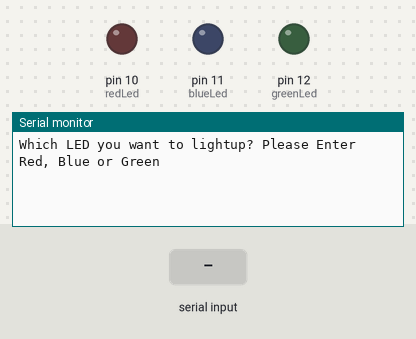
Bench run of a sketch on a simulated Arduino Uno, built with avr-gcc and run on an emulated ATmega328P. Shown: output pins drawn as LEDs (lit = HIGH), the last lines printed to the serial monitor. Inputs (shaded band) come from the test bench.

Above: at 1.2 s.
1.3 s: "1" received over Serial
At 2.7 s:
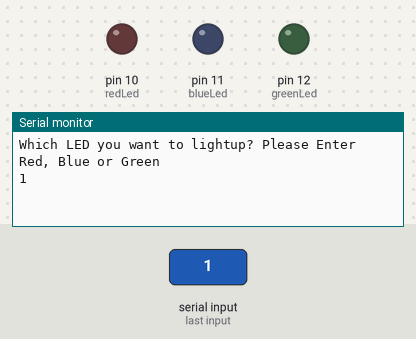
At 4.7 s:
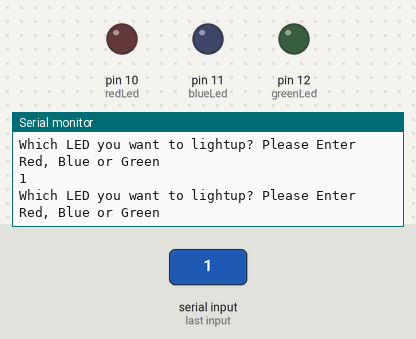

Measured:
- after the input at 1.3 s, the serial monitor: prints a new line after 1.0 s (image 1)

The sketch:

String_Color_LED_Lightup.ino
```cpp
String StringRed = "Red";
String StringBlue = "Blue";
String StringGreen = "Green";
String StringValue;
int redLed = 10;
int blueLed = 11;
int greenLed = 12;
int waitTime = 1000;

void setup() {
  // put your setup code here, to run once:
  Serial.begin(9600);
  pinMode(redLed,OUTPUT);
  pinMode(blueLed,OUTPUT);
  pinMode(greenLed, OUTPUT);
}

void loop() {
  // put your main code here, to run repeatedly:
  Serial.println("Which LED you want to lightup? Please Enter Red, Blue or Green");
  while(Serial.available()==0){}
  StringValue = Serial.readString();
  StringValue.trim();
  Serial.println(StringValue);
  if(StringValue == StringRed){
    digitalWrite(redLed,HIGH);
    digitalWrite(blueLed,LOW);
    digitalWrite(greenLed,LOW);
    delay(waitTime);
    }
  else if(StringValue == StringBlue){
    digitalWrite(redLed,LOW);
    digitalWrite(blueLed,HIGH);
    digitalWrite(greenLed,LOW);
    delay(waitTime);
  }
  else if(StringValue == StringGreen){
    digitalWrite(redLed,LOW);
    digitalWrite(blueLed,LOW);
    digitalWrite(greenLed,HIGH);
    delay(waitTime);
  }
  else {
    digitalWrite(blueLed,LOW);
    digitalWrite(redLed,LOW);
    digitalWrite(greenLed,LOW);
    delay(waitTime);
  }
}
```
